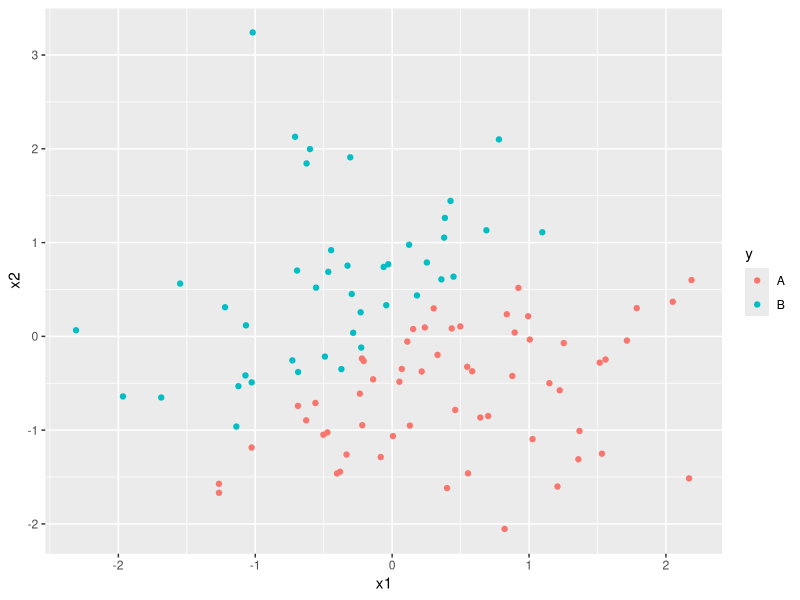
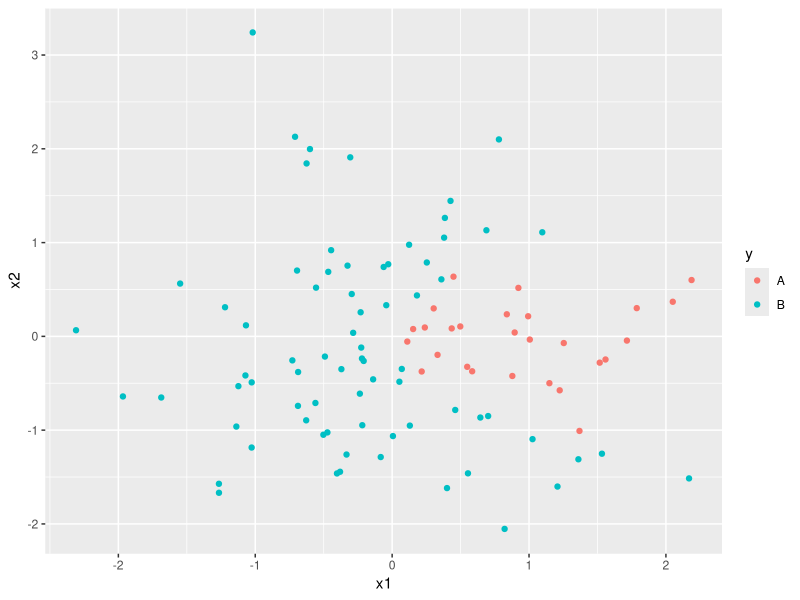

Write the R code that produced these figures, in order.
## ---- chunk 1

knitr::opts_chunk$set(fig.align="center", echo=FALSE, fig.show = "hold")

## ---- chunk 2

library(tidyverse)

set.seed(123)

dataset <- cbind(x1 = rnorm(100), x2 = rnorm(100))
dataset_logistic <- as_tibble(dataset) %>% 
 mutate(y = ifelse(x1 >= x2, "A", "B"))

## ---- chunk 3

ggplot(dataset_logistic, aes(x1, x2, color = y)) + geom_point()

## ---- chunk 4

dataset_knn <- as_tibble(dataset) %>% 
 mutate(y = ifelse(x1 >= x2^2, "A", "B"))

## ---- chunk 5

ggplot(dataset_knn, aes(x1, x2, color = y)) + geom_point()

